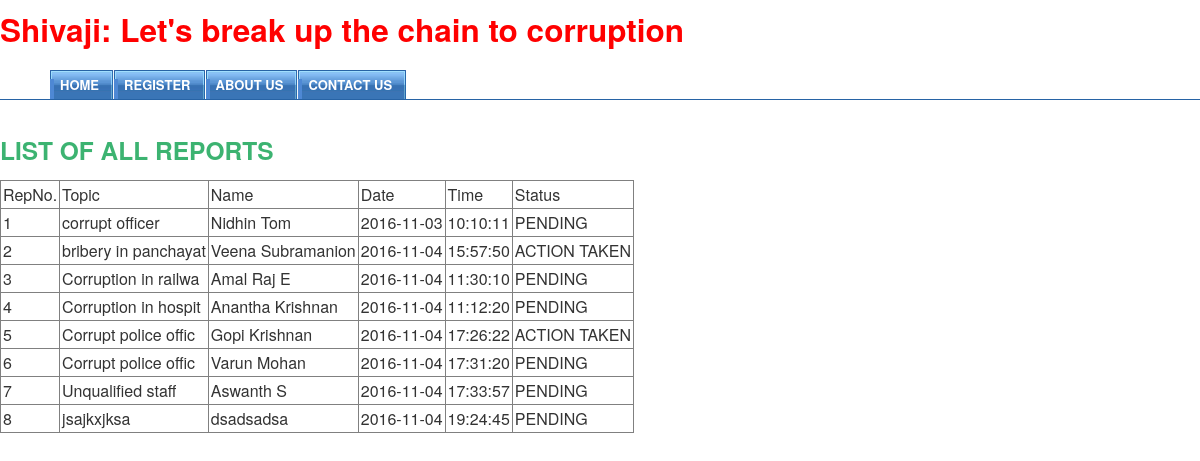
The page /status.php on the database its author committed.
### tables this page shows
CREATE TABLE IF NOT EXISTS `report` (
  `repno` int(5) NOT NULL AUTO_INCREMENT,
  `topic` varchar(30) NOT NULL,
  `location` varchar(15) NOT NULL,
  `body` text NOT NULL,
  `name` varchar(20) NOT NULL,
  `contact` bigint(15) NOT NULL,
  `date` date NOT NULL,
  `time` time NOT NULL,
  `status` varchar(15) NOT NULL,
  PRIMARY KEY (`repno`)
);

### status.php (the view, shortened to what this page needs)
<?php require 'connections/connect.php';?>
<head>
<link href="css/Master.css" rel="stylesheet" type="text/css" />
 <link href="css/Menu.css" rel="stylesheet" type="text/css" />
    <link href="css/bootstrap.css" rel="stylesheet" type="text/css"/>
</head>
<body>
     <h2>Shivaji: Let's break up the chain to corruption </h2>
<div id="tabs">
  <ul>
    <li><a href="index.html"><span>HOME</span></a></li>
    <li><a href="reg.php"><span>REGISTER</span></a></li>
    <li><a href="#"><span>ABOUT US</span></a></li>
    <li><a href="#"><span>CONTACT US</span></a></li>
     </ul>
    </div>
<h3> LIST OF ALL REPORTS </h3>
  <?php
      $stmt = $con->query("SELECT * FROM report");
echo "<table border='1' cellpadding='2'";
echo "<tr><td>RepNo.</td><td>Topic</td><td>Name</td><td>Date</td><td>Time</td><td>Status</td>";
while ($row = $stmt->fetch_array()) {
    $name = $row['name'];
    $topic = $row['topic'];
    $date = $row['date'];
    $time = $row['time'];
    $repno=$row['repno'];
    $status=$row['status'];
        echo "<tr>";
        echo "<td>".$repno."</td>";
         echo "<td>".$topic."</td>";
         echo "<td>".$name."</td>";
        echo "<td >".$date."</td>";
         echo "<td>".$time."</td>";
        echo "<td>".$status."</td>";
      echo "</tr>";
}
?>

### css/Master.css (style rules this page uses)
body { margin: 0px; padding: 0px; }

### css/Menu.css (style rules this page uses)
body { font: bold 11px/1.5em Verdana; }
#tabs { float:left; width:100%; font-size:93%; border-bottom:1px solid #2763A5; line-height:normal; }
#tabs ul { margin:0; padding:10px 10px 0 50px; list-style:none; }
#tabs li { display:inline; margin:0; padding:0; }
#tabs a { float:left; background:url("tableft.gif") no-repeat left top; margin:0; padding:0 0 0 4px; text-decoration:none; }
#tabs a span { float:left; display:block; background:url("tabright.gif") no-repeat right top; padding:5px 15px 4px 6px; color:#FFF; }
#tabs a span { float:none; }

### rows shown on the page
report: repno "1", topic "corrupt officer", name "Nidhin Tom", date "2016-11-03", time "10:10:11", status "PENDING"
report: repno "2", topic "bribery in panchayat", name "Veena Subramanion", date "2016-11-04", time "15:57:50", status "ACTION TAKEN"
report: repno "3", topic "Corruption in railwa", name "Amal Raj E", date "2016-11-04", time "11:30:10", status "PENDING"
report: repno "4", topic "Corruption in hospit", name "Anantha Krishnan", date "2016-11-04", time "11:12:20", status "PENDING"
report: repno "5", topic "Corrupt police offic", name "Gopi Krishnan", date "2016-11-04", time "17:26:22", status "ACTION TAKEN"
report: repno "6", topic "Corrupt police offic", name "Varun Mohan", date "2016-11-04", time "17:31:20", status "PENDING"
report: repno "7", topic "Unqualified staff", name "Aswanth S", date "2016-11-04", time "17:33:57", status "PENDING"
report: repno "8", topic "jsajkxjksa", name "dsadsadsa", date "2016-11-04", time "19:24:45", status "PENDING"
